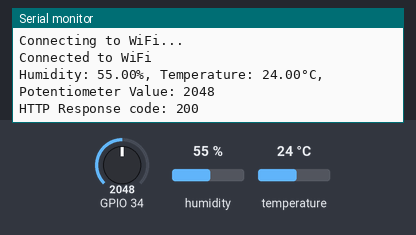
Bench run of a sketch on a simulated ESP32. Parts: the last lines printed to the serial monitor. The test bench sets the inputs (shaded band); at power-on: humidity 55 %, GPIO 34 = 2048, temperature 24 °C. WiFi joins after 1.5 s; servers stay silent unless stated; web services answer with replies made up by the test bench.

Above: at 3.2 s.
3.3 s: humidity set to 22 %
At 4.37 s:
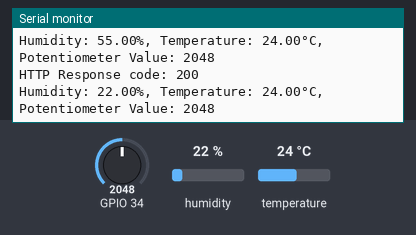
6.2 s: GPIO 34 set to 2866
At 7.5 s:
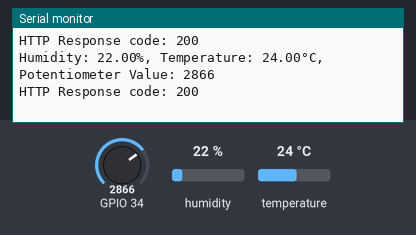
9.1 s: temperature set to 12 °C
At 11.8 s:
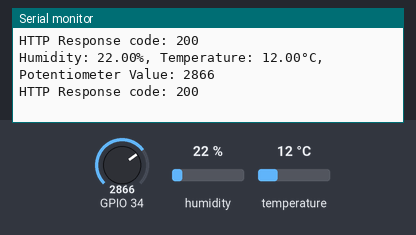
12.0 s: GPIO 34 set to 3603
At 14.4 s:
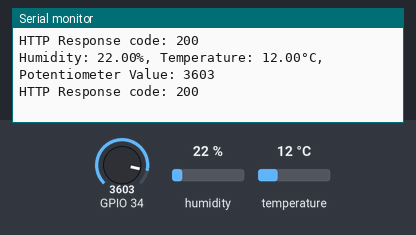
14.9 s: humidity set to 40 %
At 16.3 s:
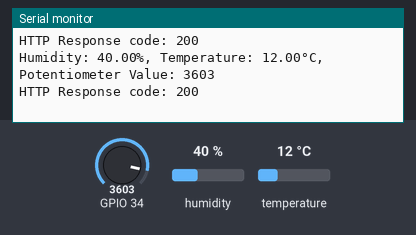
Timing chart, 0 to 17.9 s (numbered marks = the images above; inputs shaded):
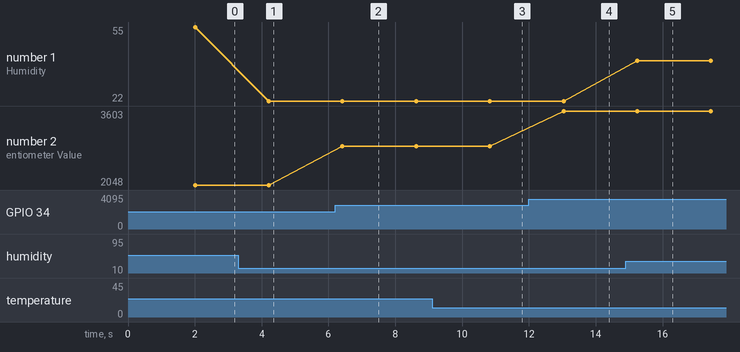

Measured:
- after the input at 3.3 s, the serial monitor: prints a new line after 0.91 s (image 1)
- after the input at 6.2 s, the serial monitor: prints a new line after 0.22 s (image 2)
- after the input at 9.1 s, the serial monitor: prints a new line after 1.7 s (image 3)
- after the input at 12.0 s, the serial monitor: prints a new line after 1.0 s (image 4)
- after the input at 14.9 s, the serial monitor: prints a new line after 0.34 s (image 5)
- plotted number 1: 55 → 22 after the input at 3.3 s, 22 → 40 after the input at 14.9 s
- plotted number 2: 2048 → 2866 after the input at 6.2 s, 2866 → 3603 after the input at 12.0 s

The sketch:

THP_project.ino
```cpp
#include <DHT.h>
#include <WiFi.h>
#include <HTTPClient.h>

// DHT22 setup
#define DHTPIN 4          // Pin where the DHT22 is connected
#define DHTTYPE DHT22     // DHT 22 (AM2302)
DHT dht(DHTPIN, DHTTYPE);

// WiFi credentials
const char* ssid = "Wokwi-GUEST";           // Replace with your WiFi SSID
const char* password = "";    // Replace with your WiFi Password

// ThingSpeak channel details
const char* server = "api.thingspeak.com";
const char* apiKey = "LYZO6SZAYUSU2AZI";       // Replace with your ThingSpeak API key

void setup() {
  Serial.begin(115200);

  // Initialize DHT sensor
  dht.begin();

  // Connect to WiFi
  WiFi.begin(ssid, password);
  while (WiFi.status() != WL_CONNECTED) {
    delay(1000);
    Serial.println("Connecting to WiFi...");
  }
  Serial.println("Connected to WiFi");
}

void loop() {
  // Read temperature and humidity from DHT22
  float humidity = dht.readHumidity();
  float temperature = dht.readTemperature();

  // Read potentiometer value (0-4095 for ESP32)
  int potValue = analogRead(34);  // GPIO34

  // Print values to Serial Monitor
  Serial.print("Humidity: ");
  Serial.print(humidity);
  Serial.print("%, Temperature: ");
  Serial.print(temperature);
  Serial.print("°C, Potentiometer Value: ");
  Serial.println(potValue);

  // Send data to ThingSpeak
  if (WiFi.status() == WL_CONNECTED) {
    HTTPClient http;
    String url = String("http://") + server + "/update?api_key=" + apiKey +
                 "&field1=" + String(temperature) +
                 "&field2=" + String(humidity) +
                 "&field3=" + String(potValue);

    http.begin(url);
    int httpResponseCode = http.GET();

    if (httpResponseCode > 0) {
      Serial.print("HTTP Response code: ");
      Serial.println(httpResponseCode);
    } else {
      Serial.print("Error on sending: ");
      Serial.println(httpResponseCode);
    }

    http.end();  // Close connection
  }

  delay(2000);  // Wait for 2 seconds before the next reading
}
```
